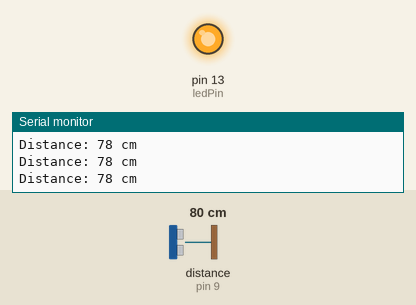
A sketch run on a simulated Arduino Uno, built with avr-gcc and run on an emulated ATmega328P. Parts: output pins drawn as LEDs (lit = HIGH), the last lines printed to the serial monitor. Wiring (inferred from the names in the program): ultrasonic range finder: trigger pin 9; echo pin 9. The test bench sets the inputs (shaded band); at power-on: distance to the obstacle (sensor on pin 9) 80 cm. The echo pulse lasts 58.3 µs per cm.

Above: at 1.2 s.
1.3 s: distance to the obstacle (sensor on pin 9) set to 96 cm
4.3 s: distance to the obstacle (sensor on pin 9) set to 104 cm
At 5.1 s:
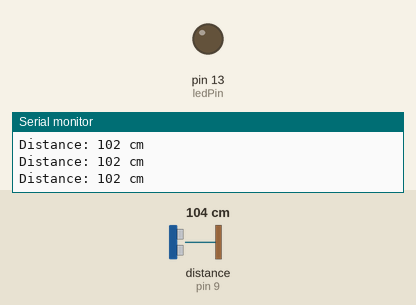
5.8 s: distance to the obstacle (sensor on pin 9) set to 2 cm
At 5.97 s:
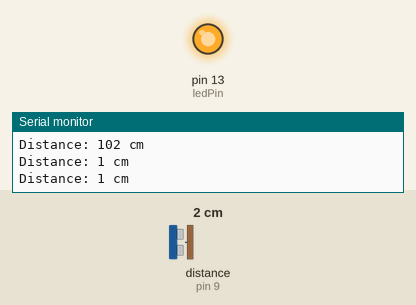
8.8 s: distance to the obstacle (sensor on pin 9) set to 120 cm
At 9.8 s:
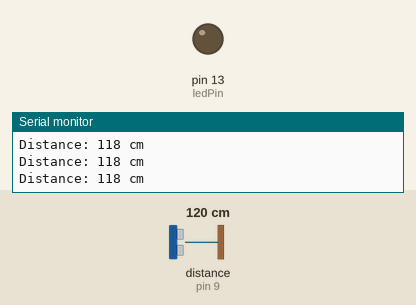
Timing chart, 0 to 11.3 s (numbered marks = the images above; inputs shaded):
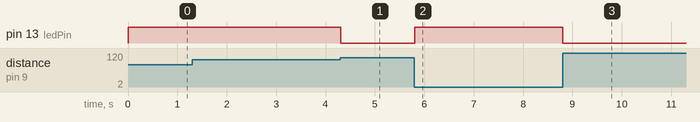

Measured:
- the behaviour switches between 101 and 102 cm on distance to the obstacle (sensor on pin 9) (found by bisection; images 0 and 1)
- after the input at 4.3 s, pin 13 (ledPin): HIGH → LOW at once
- after the input at 5.8 s, pin 13 (ledPin): LOW → HIGH at once
- after the input at 8.8 s, pin 13 (ledPin): HIGH → LOW at once

The sketch:

Grove_simple_program.ino
```cpp
const int ultrasonicPin = 9;
// const int buzzer = 11;
const int ledPin = 13;

long duration;
int distance;

void setup() {
  pinMode(ultrasonicPin, OUTPUT);
  pinMode(ledPin, OUTPUT);
  // pinMode(buzzer, OUTPUT);
  Serial.begin(9600);
}

void loop() {
  digitalWrite(ledPin, LOW);      // Turn off LED
  // digitalWrite(buzzer, LOW);      // Turn off buzzer

  // Send ultrasonic pulse
  pinMode(ultrasonicPin, OUTPUT); // Set pin as output to send pulse
  digitalWrite(ultrasonicPin, LOW);
  delayMicroseconds(2);
  digitalWrite(ultrasonicPin, HIGH);
  delayMicroseconds(10);
  digitalWrite(ultrasonicPin, LOW);

  // Measure echo response
  pinMode(ultrasonicPin, INPUT);  // Set pin as input to read echo
  duration = pulseIn(ultrasonicPin, HIGH);

  // Calculate distance
  distance = duration * 0.034 / 2;

  // Output distance to Serial Monitor
  Serial.print("Distance: ");
  Serial.print(distance);
  Serial.println(" cm");

  // Activate LED and buzzer if distance is less than 100 cm
  if (distance < 100) {
    digitalWrite(ledPin, HIGH);
    // digitalWrite(buzzer, HIGH);
    delay(10);
  }

  delay(100); // Small delay to stabilize readings
}
```
